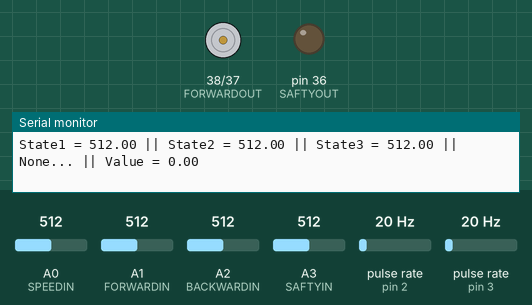
Recording of a sketch running on a simulated Arduino Mega 2560, built with avr-gcc and run on an emulated ATmega2560. Parts: motor-driver pin pairs drawn as motors (green arrow = first pin HIGH = forward, orange = second pin HIGH = backward, longer = more drive), output pins drawn as LEDs (lit = HIGH), the last lines printed to the serial monitor. Wiring (inferred from the names in the program): 2 × pulse sensor: data pin 2 / data pin 3. Inputs (shaded band) come from the test bench; at power-on: A1 (FORWARDIN) = 512, A2 (BACKWARDIN) = 512, A0 (SPEEDIN) = 512, A3 (SAFTYIN) = 512, pulse rate (sensors on pin 2, pin 3) 20 Hz. Pins used as bus, display or sensor lines are not drawn.

Above: at 1.2 s.
1.3 s: A1 (FORWARDIN) set to 988
4.3 s: A1 (FORWARDIN) set to 1019
At 4.8 s:
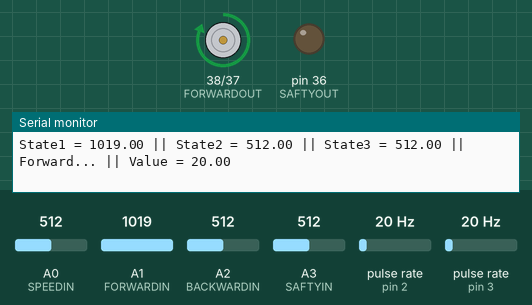
5.8 s: A2 (BACKWARDIN) set to 993
8.8 s: A2 (BACKWARDIN) set to 1016
At 9.8 s:
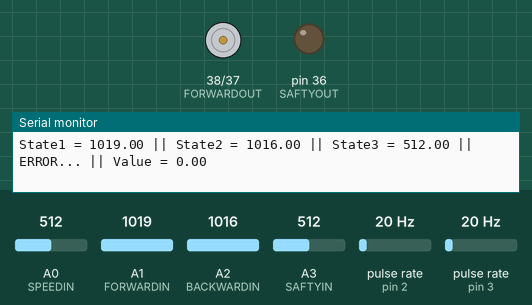
10.7 s: A1 (FORWARDIN) set to 992
At 12.0 s:
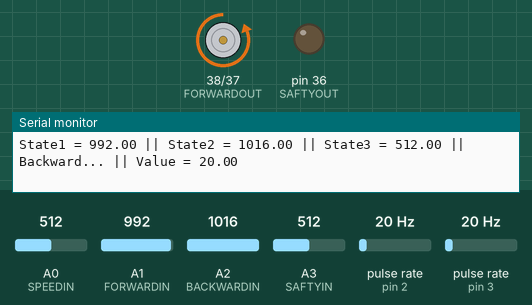
Timing chart, 0 to 13.2 s (numbered marks = the images above; inputs shaded):
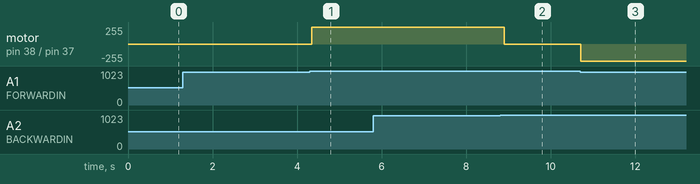

Measured:
- the behaviour switches between 1000 and 1001 on A1 (FORWARDIN) (found by bisection; images 0 and 1)
- the behaviour switches between 1000 and 1001 on A2 (BACKWARDIN) (found by bisection; images 1 and 2)
- after the input at 4.3 s, motor on pin 38 (FORWARDOUT) / pin 37 (BACKWARDOUT): stopped → forward 255/255 after 0.05 s
- after the input at 8.8 s, motor on pin 38 (FORWARDOUT) / pin 37 (BACKWARDOUT): forward 255/255 → stopped after 0.10 s
- after the input at 10.7 s, motor on pin 38 (FORWARDOUT) / pin 37 (BACKWARDOUT): stopped → backward 255/255 at once

The sketch:

speedcontrol___2566_openloopcontrol.ino
```cpp
#include <stdint.h>
#include <stdlib.h>
#include <digitalWriteFast.h>  //For Write PWM
#include <SPI.h>               //For Transfer value PWM

//Define Pinmode
#define FORWARDIN A1           //Input from F Switch
#define BACKWARDIN A2          //Input form R Switch
#define SAFTYIN A3            //Input from Trigger Switch Before Wheel Rot
#define FORWARDOUT 38          //Step-up to Car Controller
#define BACKWARDOUT 37         //Step-up to Car Controller
#define SAFTYOUT 36           //Step-up to Car Controller
#define SPEEDIN A0            //Input from Padel when press
#define ENC_IN 2               //Input Intrr form ENC
#define ENC_IN2 3
#define ENC_COUNT_REV 52
#define CSPIN    53            //Output of Digital poten


//Define Parameter
long previousMillis = 0;          //For delay
long currentMillis = 0;           //For delay
int interval = 100;             //For delay
float state1 = 0;                 //Value from ang F Switch A3 (Digital 0,1023)
float state2 = 0;                 //Value from ang R Switch A5 (Digital 0,1023)
float state3 = 0;                 //Value from ang Trigger Switch A4 (Digital 0,1023)
float state4 = 0;                 //Value from ang Padel when press (Analog 0-1023)
float value = 0;                  //Speed Setpoint (0-255)
float rpm = 0;                    //Speed Round per min of motor
float KmperHr = 0;                //Speed of car
float currentSpeed = 0;           //Speed of car after filter
float DperR = 1.31/1000;          //Dimeter of wheel
volatile long encoderValue =0;   //ENC Value when Intrr for Func1
volatile long encoderValue2 = 0;  ////ENC Value when Intrr for Func2
float Km = 0;                     //Distance when car moving
byte address = 0x11;              //Address of Digital poten (From Example)

void setup() {
  // put your setup code here, to run once:
  pinMode(FORWARDIN, INPUT);
  pinMode(BACKWARDIN, INPUT);
  pinMode (SAFTYIN, INPUT);

  pinMode(FORWARDOUT, OUTPUT);
  pinMode(BACKWARDOUT, OUTPUT);
  pinMode (SAFTYOUT, OUTPUT);


  pinMode (53, OUTPUT);
  SPI.begin();
  Serial.begin(9600);
  attachInterrupt(digitalPinToInterrupt(ENC_IN), updateEncoder, RISING );
  attachInterrupt(digitalPinToInterrupt(ENC_IN2), updateEncoder2, RISING  );

}
void updateEncoder()
{
 encoderValue++;
}
void updateEncoder2()
{
  encoderValue2++;

}
void loop() {

currentMillis = millis();
  if (currentMillis - previousMillis > interval)
  {
    previousMillis = currentMillis;

    float state1 = analogRead(FORWARDIN);
    float state2 = analogRead(BACKWARDIN);
    float state3 = analogRead(SAFTYIN);
    float state4 = analogRead(SPEEDIN);

    Serial.print("State1 = ");
    Serial.print(state1);
    Serial.print(" || State2 = ");
    Serial.print(state2);
    Serial.print(" || State3 = ");
    Serial.print(state3);

    value = 20;                                        // Change Value here
    runSpeed(state1,state2,state3,value);

  }
}

void runSpeed (float state1,float state2,float state3,float value)
{

  if ((state1 > 1000) & (state2 < 1000))                  //Forward
  {
    Serial.print(" || Forward...");
    digitalWrite(FORWARDOUT,HIGH);
    digitalWrite(BACKWARDOUT,LOW);
    digitalPotWrite(value);

    // if (state3 > 1000)
    // {
    //   Serial.println(" || Press Padel...");
    //   digitalWrite(SAFTYOUT,HIGH);
    // }
    // if (state3 < 1000)
    // {
    //   Serial.println(" || Dont Press Padel...");
    //   digitalWrite(SAFTYOUT,LOW);
    // }

  }

  if ((state1 < 1000) & (state2 > 1000))                  //Backwad
  {
    Serial.print(" || Backward...");
    digitalWrite(FORWARDOUT,LOW);
    digitalWrite(BACKWARDOUT,HIGH);
    digitalPotWrite(value);

    // if (state3 > 1000)
    // {
    //   Serial.println(" || Press Padel...");
    //   digitalWrite(SAFTYOUT,HIGH);
    // }
    // if (state3 < 1000)
    // {
    //   Serial.println(" || Dont Press Padel...");
    //   digitalWrite(SAFTYOUT,LOW);
    // }

  }

  if ((state1 < 1000) & (state2 < 1000))                  //None
  {
    value = 0;
    Serial.print(" || None...");
    digitalWrite(FORWARDOUT,LOW);
    digitalWrite(BACKWARDOUT,LOW);
    digitalPotWrite(value);

    // if (state3 > 1000)
    // {
    //   Serial.println(" || Press Padel...");
    //   digitalWrite(SAFTYOUT,HIGH);
    // }
    // if (state3 < 1000)
    // {
    //   Serial.println(" || Dont Press Padel...");
    //   digitalWrite(SAFTYOUT,LOW);
    // }

  }

  if ((state1 > 1000) & (state2 > 1000))                  //ERROR
  {
    value = 0;
    Serial.print(" || ERROR...");
    digitalWrite(FORWARDOUT,LOW);
    digitalWrite(BACKWARDOUT,LOW);
    digitalPotWrite(value);

    // if (state3 > 1000)
    // {
    //   Serial.println(" || Press Padel...");
    //   digitalWrite(SAFTYOUT,HIGH);
    // }
    // if (state3 < 1000)
    // {
    //   Serial.println(" || Dont Press Padel...");
    //   digitalWrite(SAFTYOUT,LOW);
    // }

  }


}

int digitalPotWrite(float value)  // ปรับค่า PWM
{
  Serial.print(" || Value = ");
  Serial.println(value);
  digitalWrite(53, LOW);
  SPI.transfer(address);
  SPI.transfer(value);
  digitalWrite(53, HIGH);
}
```
